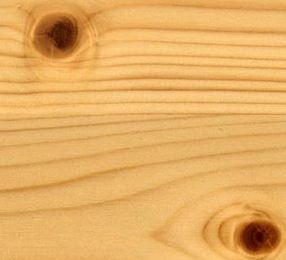
#> input picture 1.JPG, 286 x 260 px, found by its file name
$ python small_settings.py
#> lines starting #> are read from the running program, lines starting #| are printed output that depends on the picture; after the words box and inside, x2 and y2 are one past the last pixel; in counts of white or black regions, pixels touching at a corner belong together
### binarization_methods.py
__author__ = 'KolesnikG'

import cv2
import numpy as np

def gradient_method(img):
    Gm=Gn=np.zeros_like(img)

    for m in range(1,img.shape[0]-1):
        for n in range(1,img.shape[1]-1):
            Gm[m][n]=(int(img[m+1][n])-int(img[m-1][n]))/2
            Gn[m][n]=(int(img[m][n+1])-int(img[m][n-1]))/2

    G=np.maximum(Gm,Gn)
    part1=part2=0

    for m in range(0,img.shape[0]):
        for n in range(0,img.shape[1]):
            part1+=int(img[m][n])*int(G[m][n])
            part2+=int(G[m][n])

    th=part1/part2
    return round(th)

def Nibleck_method(img):

    img_size=img.shape[0]*img.shape[1]
    sigma=xa=0

    #Mean
    for i in range(0, img.shape[0]):
        for j in range(0, img.shape[1]):
            xa+=img[i][j]
    xa=xa/img_size

    #Standard diviation
    for i in range(0,img.shape[0]):
        for j in range(0,img.shape[1]):
            sigma+=(img[i][j]-xa)**2
    sigma=(sigma/img_size)**(0.5)


    th=xa-0.2*sigma
    return round(th)

def Otsu_method(img):

    sum_all=sum_back=w_back=w_for=var_max=threshold=0
    hist_data=[0]*256
    img_size=img.shape[0]*img.shape[1]

    #histogram
    for i in range(0, img.shape[0]):
        for j in range(0, img.shape[1]):
            hist_data[img[i][j]]+=1;


    for t in range(256):
        sum_all+=t*hist_data[t]

    for t in range(256):
        w_back+=hist_data[t]
        if w_back==0:continue
        w_fore=img_size-w_back
        if w_fore==0:break

        sum_back += t*hist_data[t]
        mean_back = sum_back / w_back
        mean_fore = (sum_all - sum_back) / w_fore

        var_between = w_back * w_fore * (mean_back - mean_fore)**2

        if (var_between > var_max):
            var_max = var_between
            th = t
    return round(th)

### small_settings.py
__author__ = 'KolesnikG'

import cv2
import numpy as np
import matplotlib.pyplot as plt
import matplotlib.lines as mlines
import binarization_methods as method


img=cv2.imread("1.jpg",0)
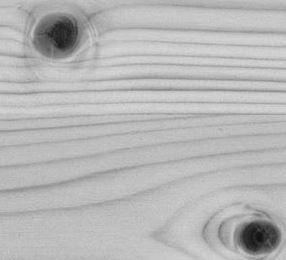
#> img: shape (260, 286); min 16, max 216, mean 183.1
img1=cv2.imread("2.jpg",0)
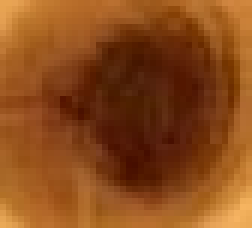
#> input picture 2.JPG, 42 x 38 px, found by its file name (shown 6 times larger)
#> img1: shape (38, 42); min 28, max 190, mean 88.5

def calculate_histogram(img):
    hist_data=[0]*256
    for i in range(0, img.shape[0]):
        for j in range(0, img.shape[1]):
            hist_data[img[i][j]]+=1;
    return hist_data


def build_histogram(hist_data,th1,th2,th3,s):
    k=np.arange(0,256)
    hist, bins = np.histogram(k, bins=256)
    width = 2 * (bins[1] - bins[0])
    center = (bins[:-1] + bins[1:]) / 2


    fig = plt.figure()

    plt.bar(center, hist_data, width=width)

    plt.bar(th1,s,1.5,color='c')
    plt.bar(th2,s,1,color='r')
    plt.bar(th3,s,1,color='y')

th1=method.gradient_method(img)
#> after the loop in gradient_method, `for m in range(1,img.shape[0]-1):`:
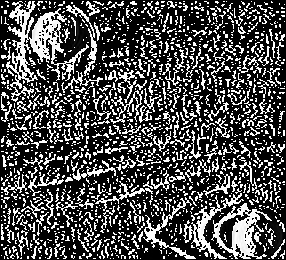
#> Gm: shape (260, 286); min 0, max 255, mean 77.8
#> after the loop in gradient_method, `for m in range(0,img.shape[0]):`: part1 = 1040426595; part2 = 5783497
#> in gradient_method, `th=part1/part2`: th = 179.9
#> th1 = 180
th2=method.Otsu_method(img)
#> th2 = 134
th3=method.Nibleck_method(img)
#> after the loop in Nibleck_method, `for i in range(0, img.shape[0]):`: xa = 13612777
#> in Nibleck_method, `xa=xa/img_size`: xa = 183.1
#> after the loop in Nibleck_method, `for i in range(0,img.shape[0]):`: sigma = 45604362.5
#> in Nibleck_method, `sigma=(sigma/img_size)**(0.5)`: sigma = 24.76
#> in Nibleck_method, `th=xa-0.2*sigma`: th = 178.1
#> th3 = 178

print(th1,th2,th3)
#| 180 134 178

ret,thresh1=cv2.threshold(img,th1,255,cv2.THRESH_BINARY_INV)
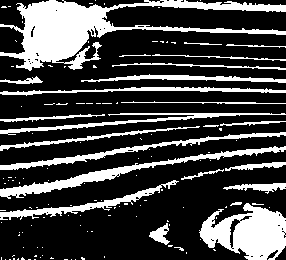
#> thresh1: shape (260, 286); 26.6% white; 133 white regions (109 under 20 px), largest, box (x1, y1, x2, y2) and area: (0, 0, 286, 71) 6440, (199, 203, 286, 260) 3085, (0, 146, 286, 199) 1900
#> ret = 180
ret,thresh2=cv2.threshold(img,th2,255,cv2.THRESH_BINARY_INV)
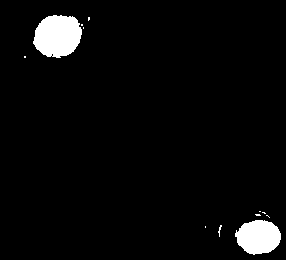
#> thresh2: shape (260, 286); 3.9% white; 12 white regions (10 under 20 px), largest, box (x1, y1, x2, y2) and area: (33, 15, 82, 58) 1622, (235, 220, 281, 255) 1209
#> ret = 134
ret,thresh3=cv2.threshold(img,th3,255,cv2.THRESH_BINARY_INV)
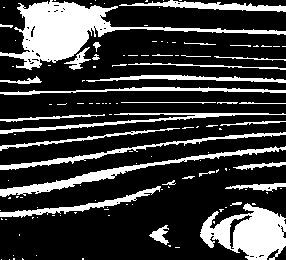
#> thresh3: shape (260, 286); 23.5% white; 123 white regions (89 under 20 px), largest, box (x1, y1, x2, y2) and area: (0, 0, 286, 70) 4775, (200, 203, 286, 260) 2909, (0, 146, 286, 197) 1641
#> ret = 178

cv2.imwrite('grad.jpg',thresh1)
cv2.imwrite('otsu.jpg',thresh2)
cv2.imwrite('nibleck.jpg',thresh3)


build_histogram(calculate_histogram(img),th1,th2,th3,s=3500)

blue_line = mlines.Line2D([], [], color='c', label='Gradient threshold')
blue_line1 = mlines.Line2D([], [], color='r', label='Otsu threshold')
blue_line2 = mlines.Line2D([], [], color='y', label='Nibleck threshold')
plt.legend(handles=[blue_line,blue_line1,blue_line2],loc=2)

build_histogram(calculate_histogram(img1),th1,th2,th3,s=35)

blue_line = mlines.Line2D([], [], color='c', label='Gradient threshold')
blue_line1 = mlines.Line2D([], [], color='r', label='Otsu threshold')
blue_line2 = mlines.Line2D([], [], color='y', label='Nibleck threshold')


plt.legend(handles=[blue_line,blue_line1,blue_line2],loc=1)

plt.show()
#> figure, not shown here; tallest bar 3492 high, from x = 186.8 to 188.8
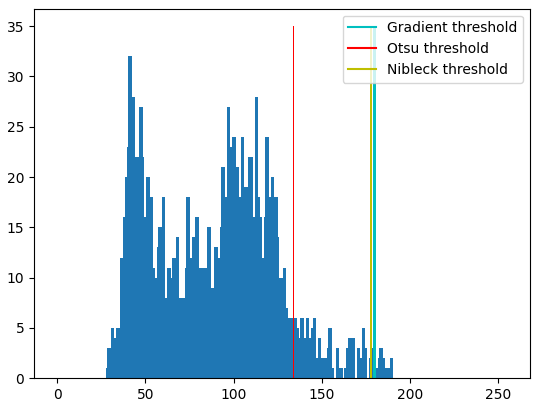
#> figure drawn by matplotlib, 1 panel; tallest bar 32 high, from x = 40.34 to 42.33
